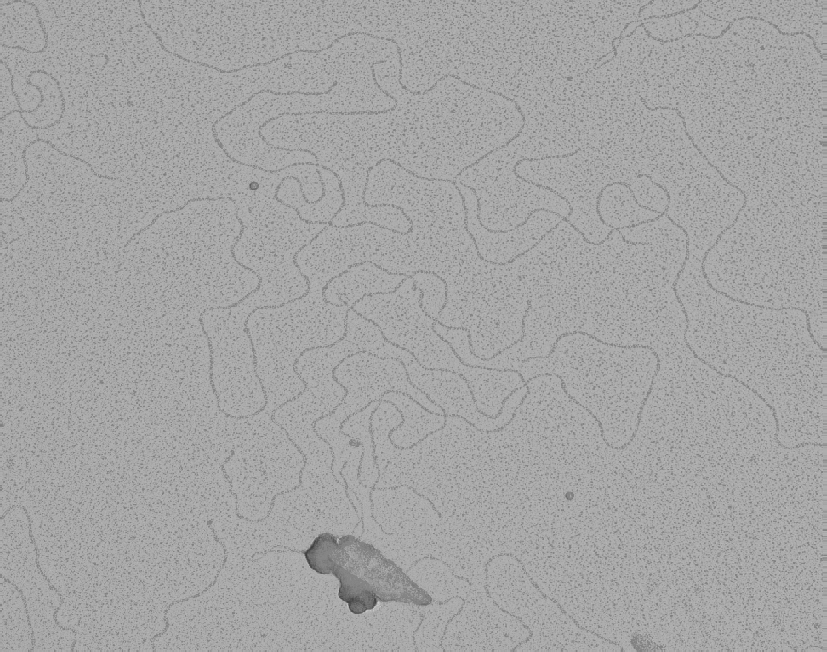
#> input picture dnasample1/dna.png, 827 x 652 px
$ python processImage.py
#> lines starting #> are read from the running program, lines starting #| are printed output that depends on the picture
import cv2

# Load image (827 pixels wide, 652 pixels tall)
dna_img = cv2.imread("dna.png")
#> dna_img is the input picture: shape (652, 827, 3); min 61, max 204, mean 164.7

# Make copy to crop for testing portion
dna_img_test = dna_img.copy()
# Crop to testing portion
dna_img_test = dna_img_test[0:256, 0:256]
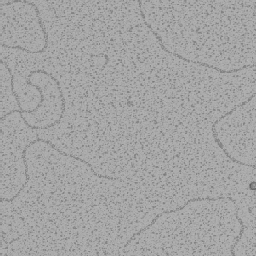
#> dna_img_test: shape (256, 256, 3); min 94, max 186, mean 164.1
# Save testing portion image
cv2.imwrite("dnatest.png", dna_img_test)

# Make copy to crop for validation portion
dna_img_val = dna_img.copy()
# Crop to validation portion
dna_img_val = dna_img_val[256:512, 0:256]
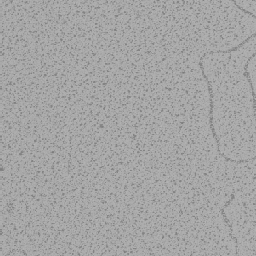
#> dna_img_val: shape (256, 256, 3); min 123, max 185, mean 164.8
# Save testing portion image
cv2.imwrite("dnaval.png", dna_img_val)

# Make copy to crop for training portion
dna_img_train = dna_img.copy()
# Crop to training portion
dna_img_train = dna_img_train[0:652, 256:827]
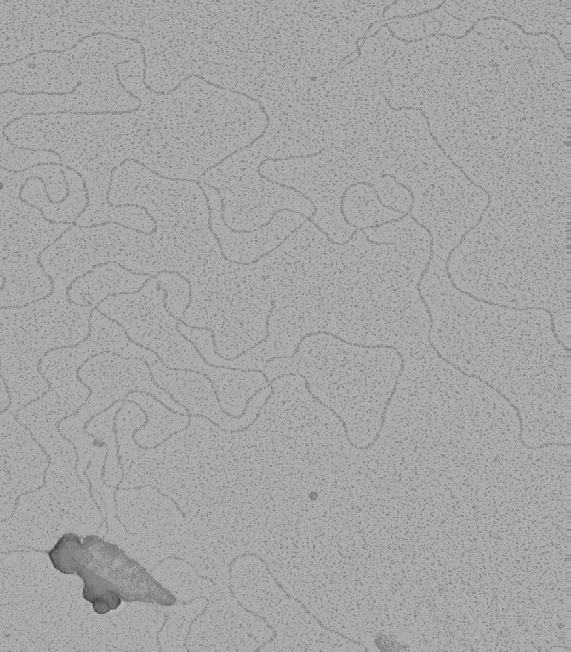
#> dna_img_train: shape (652, 571, 3); min 61, max 204, mean 164.8
# Save testing portion image
cv2.imwrite("dnatrain.png", dna_img_train)

# Display each portion
cv2.imshow("Test", dna_img_test)
cv2.imshow("Val", dna_img_val)
cv2.imshow("Train", dna_img_train)
cv2.waitKey(0)
